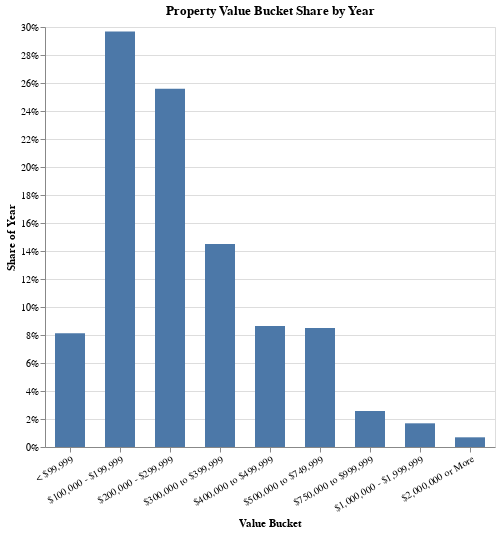

Notebook source saved alongside this figure:
### Markdown cell above
#### Bar graph for each bucket, with year slider

### Code cell
year_min = int(df_long["Year"].min())
year_max = int(df_long["Year"].max())

yr = alt.param(
    name="Year",
    bind=alt.binding_range(min=year_min, max=year_max, step=1),
    value=year_min
)

chart = (
    alt.Chart(df_long)
      .add_params(yr)
      .transform_filter(alt.datum.Year == yr)
      .mark_bar(size=30)   # ↓ thinner bars by choosing a smaller size
      .encode(
          x=alt.X("Bucket:N",
                  sort=desired_order,
                  title="Value Bucket",
                  axis=alt.Axis(labelAngle=-30)),
          y=alt.Y("Ratio:Q", title="Share of Year", 
                  axis=alt.Axis(format="%"),
                  scale = alt.Scale(domain=[0,0.3]) # fix y-axis
                 ),
          tooltip=[
              alt.Tooltip("Year:O"),
              alt.Tooltip("Bucket:N", title="Bucket"),
              alt.Tooltip("Ratio:Q", title="Share", format=".1%"),
              alt.Tooltip("Count:Q", title="Count", format=","),
              alt.Tooltip("YearTotal:Q", title="Year Total", format=","),
          ]
      )
      .properties(width=450, height=420, title="Property Value Bucket Share by Year")
)

chart

### Figure 1 — Vega-Lite specification as saved in the notebook (floating-point values rounded to 4 significant figures)
{"config": {"view": {"continuousWidth": 300, "continuousHeight": 300}}, "data": {"name": "data-40a9545e292ddcb38bdcb8df8e09b0a5"}, "mark": {"type": "bar", "size": 30}, "encoding": {"tooltip": [{"field": "Year", "type": "ordinal"}, {"field": "Bucket", "title": "Bucket", "type": "nominal"}, {"field": "Ratio", "format": ".1%", "title": "Share", "type": "quantitative"}, {"field": "Count", "format": ",", "title": "Count", "type": "quantitative"}, {"field": "YearTotal", "format": ",", "title": "Year Total", "type": "quantitative"}], "x": {"axis": {"labelAngle": -30}, "field": "Bucket", "sort": ["< $99,999", "$100,000 - $199,999", "$200,000 - $299,999", "$300,000 to $399,999", "$400,000 to $499,999", "$500,000 to $749,999", "$750,000 to $999,999", "$1,000,000 - $1,999,999", "$2,000,000 or More"], "title": "Value Bucket", "type": "nominal"}, "y": {"axis": {"format": "%"}, "field": "Ratio", "scale": {"domain": [0, 0.3]}, "title": "Share of Year", "type": "quantitative"}}, "height": 420, "params": [{"name": "Year", "bind": {"input": "range", "max": 2023, "min": 2015, "step": 1}, "value": 2015}], "title": "Property Value Bucket Share by Year", "transform": [{"filter": "(datum.Year === Year)"}], "width": 450, "$schema": "https://vega.github.io/schema/vega-lite/v5.20.1.json", "datasets": {"data-40a9545e292ddcb38bdcb8df8e09b0a5": [{"Year": 2015, "Bucket": "< $99,999", "Count": 12755, "BucketOrder": 0.0, "YearTotal": 156847, "Ratio": 0.08132}, {"Year": 2016, "Bucket": "< $99,999", "Count": 12266, "BucketOrder": 0.0, "YearTotal": 161795, "Ratio": 0.07581}, {"Year": 2017, "Bucket": "< $99,999", "Count": 10433, "BucketOrder": 0.0, "YearTotal": 163001, "Ratio": 0.06401}, {"Year": 2018, "Bucket": "< $99,999", "Count": 8484, "BucketOrder": 0.0, "YearTotal": 166832, "Ratio": 0.05085}, {"Year": 2019, "Bucket": "< $99,999", "Count": 7157, "BucketOrder": 0.0, "YearTotal": 171343, "Ratio": 0.04177}, {"Year": 2020, "Bucket": "< $99,999", "Count": 6284, "BucketOrder": 0.0, "YearTotal": 179636, "Ratio": 0.03498}, {"Year": 2021, "Bucket": "< $99,999", "Count": 6150, "BucketOrder": 0.0, "YearTotal": 180236, "Ratio": 0.03412}, {"Year": 2022, "Bucket": "< $99,999", "Count": 5168, "BucketOrder": 0.0, "YearTotal": 187629, "Ratio": 0.02754}, {"Year": 2023, "Bucket": "< $99,999", "Count": 5279, "BucketOrder": 0.0, "YearTotal": 195213, "Ratio": 0.02704}, {"Year": 2015, "Bucket": "$100,000 - $199,999", "Count": 46543, "BucketOrder": 1.0, "YearTotal": 156847, "Ratio": 0.2967}, {"Year": 2016, "Bucket": "$100,000 - $199,999", "Count": 42143, "BucketOrder": 1.0, "YearTotal": 161795, "Ratio": 0.2605}, {"Year": 2017, "Bucket": "$100,000 - $199,999", "Count": 35209, "BucketOrder": 1.0, "YearTotal": 163001, "Ratio": 0.216}, {"Year": 2018, "Bucket": "$100,000 - $199,999", "Count": 29344, "BucketOrder": 1.0, "YearTotal": 166832, "Ratio": 0.1759}, {"Year": 2019, "Bucket": "$100,000 - $199,999", "Count": 23880, "BucketOrder": 1.0, "YearTotal": 171343, "Ratio": 0.1394}, {"Year": 2020, "Bucket": "$100,000 - $199,999", "Count": 19575, "BucketOrder": 1.0, "YearTotal": 179636, "Ratio": 0.109}, {"Year": 2021, "Bucket": "$100,000 - $199,999", "Count": 15083, "BucketOrder": 1.0, "YearTotal": 180236, "Ratio": 0.08368}, {"Year": 2022, "Bucket": "$100,000 - $199,999", "Count": 7402, "BucketOrder": 1.0, "YearTotal": 187629, "Ratio": 0.03945}, {"Year": 2023, "Bucket": "$100,000 - $199,999", "Count": 5402, "BucketOrder": 1.0, "YearTotal": 195213, "Ratio": 0.02767}, {"Year": 2015, "Bucket": "$200,000 - $299,999", "Count": 40138, "BucketOrder": 2.0, "YearTotal": 156847, "Ratio": 0.2559}, {"Year": 2016, "Bucket": "$200,000 - $299,999", "Count": 41500, "BucketOrder": 2.0, "YearTotal": 161795, "Ratio": 0.2565}, {"Year": 2017, "Bucket": "$200,000 - $299,999", "Count": 40780, "BucketOrder": 2.0, "YearTotal": 163001, "Ratio": 0.2502}, {"Year": 2018, "Bucket": "$200,000 - $299,999", "Count": 41551, "BucketOrder": 2.0, "YearTotal": 166832, "Ratio": 0.2491}, {"Year": 2019, "Bucket": "$200,000 - $299,999", "Count": 41747, "BucketOrder": 2.0, "YearTotal": 171343, "Ratio": 0.2436}, {"Year": 2020, "Bucket": "$200,000 - $299,999", "Count": 40648, "BucketOrder": 2.0, "YearTotal": 179636, "Ratio": 0.2263}, {"Year": 2021, "Bucket": "$200,000 - $299,999", "Count": 37162, "BucketOrder": 2.0, "YearTotal": 180236, "Ratio": 0.2062}, {"Year": 2022, "Bucket": "$200,000 - $299,999", "Count": 27822, "BucketOrder": 2.0, "YearTotal": 187629, "Ratio": 0.1483}, {"Year": 2023, "Bucket": "$200,000 - $299,999", "Count": 21614, "BucketOrder": 2.0, "YearTotal": 195213, "Ratio": 0.1107}, {"Year": 2015, "Bucket": "$300,000 to $399,999", "Count": 22755, "BucketOrder": 3.0, "YearTotal": 156847, "Ratio": 0.1451}, {"Year": 2016, "Bucket": "$300,000 to $399,999", "Count": 25602, "BucketOrder": 3.0, "YearTotal": 161795, "Ratio": 0.1582}, {"Year": 2017, "Bucket": "$300,000 to $399,999", "Count": 28135, "BucketOrder": 3.0, "YearTotal": 163001, "Ratio": 0.1726}, {"Year": 2018, "Bucket": "$300,000 to $399,999", "Count": 31226, "BucketOrder": 3.0, "YearTotal": 166832, "Ratio": 0.1872}, {"Year": 2019, "Bucket": "$300,000 to $399,999", "Count": 34008, "BucketOrder": 3.0, "YearTotal": 171343, "Ratio": 0.1985}, {"Year": 2020, "Bucket": "$300,000 to $399,999", "Count": 39550, "BucketOrder": 3.0, "YearTotal": 179636, "Ratio": 0.2202}, {"Year": 2021, "Bucket": "$300,000 to $399,999", "Count": 38772, "BucketOrder": 3.0, "YearTotal": 180236, "Ratio": 0.2151}, {"Year": 2022, "Bucket": "$300,000 to $399,999", "Count": 33342, "BucketOrder": 3.0, "YearTotal": 187629, "Ratio": 0.1777}, {"Year": 2023, "Bucket": "$300,000 to $399,999", "Count": 28816, "BucketOrder": 3.0, "YearTotal": 195213, "Ratio": 0.1476}, {"Year": 2015, "Bucket": "$400,000 to $499,999", "Count": 13560, "BucketOrder": 4.0, "YearTotal": 156847, "Ratio": 0.08645}, {"Year": 2016, "Bucket": "$400,000 to $499,999", "Count": 15282, "BucketOrder": 4.0, "YearTotal": 161795, "Ratio": 0.09445}, {"Year": 2017, "Bucket": "$400,000 to $499,999", "Count": 18088, "BucketOrder": 4.0, "YearTotal": 163001, "Ratio": 0.111}, {"Year": 2018, "Bucket": "$400,000 to $499,999", "Count": 20324, "BucketOrder": 4.0, "YearTotal": 166832, "Ratio": 0.1218}, {"Year": 2019, "Bucket": "$400,000 to $499,999", "Count": 22619, "BucketOrder": 4.0, "YearTotal": 171343, "Ratio": 0.132}, {"Year": 2020, "Bucket": "$400,000 to $499,999", "Count": 26405, "BucketOrder": 4.0, "YearTotal": 179636, "Ratio": 0.147}, {"Year": 2021, "Bucket": "$400,000 to $499,999", "Count": 27702, "BucketOrder": 4.0, "YearTotal": 180236, "Ratio": 0.1537}, {"Year": 2022, "Bucket": "$400,000 to $499,999", "Count": 32341, "BucketOrder": 4.0, "YearTotal": 187629, "Ratio": 0.1724}, {"Year": 2023, "Bucket": "$400,000 to $499,999", "Count": 33501, "BucketOrder": 4.0, "YearTotal": 195213, "Ratio": 0.1716}, {"Year": 2015, "Bucket": "$500,000 to $749,999", "Count": 13328, "BucketOrder": 5.0, "YearTotal": 156847, "Ratio": 0.08497}, {"Year": 2016, "Bucket": "$500,000 to $749,999", "Count": 15668, "BucketOrder": 5.0, "YearTotal": 161795, "Ratio": 0.09684}, {"Year": 2017, "Bucket": "$500,000 to $749,999", "Count": 19136, "BucketOrder": 5.0, "YearTotal": 163001, "Ratio": 0.1174}, {"Year": 2018, "Bucket": "$500,000 to $749,999", "Count": 22791, "BucketOrder": 5.0, "YearTotal": 166832, "Ratio": 0.1366}, {"Year": 2019, "Bucket": "$500,000 to $749,999", "Count": 26470, "BucketOrder": 5.0, "YearTotal": 171343, "Ratio": 0.1545}, {"Year": 2020, "Bucket": "$500,000 to $749,999", "Count": 29411, "BucketOrder": 5.0, "YearTotal": 179636, "Ratio": 0.1637}, {"Year": 2021, "Bucket": "$500,000 to $749,999", "Count": 32827, "BucketOrder": 5.0, "YearTotal": 180236, "Ratio": 0.1821}, {"Year": 2022, "Bucket": "$500,000 to $749,999", "Count": 45357, "BucketOrder": 5.0, "YearTotal": 187629, "Ratio": 0.2417}, {"Year": 2023, "Bucket": "$500,000 to $749,999", "Count": 54435, "BucketOrder": 5.0, "YearTotal": 195213, "Ratio": 0.2788}, {"Year": 2015, "Bucket": "$750,000 to $999,999", "Count": 4029, "BucketOrder": 6.0, "YearTotal": 156847, "Ratio": 0.02569}, {"Year": 2016, "Bucket": "$750,000 to $999,999", "Count": 4992, "BucketOrder": 6.0, "YearTotal": 161795, "Ratio": 0.03085}, {"Year": 2017, "Bucket": "$750,000 to $999,999", "Count": 6049, "BucketOrder": 6.0, "YearTotal": 163001, "Ratio": 0.03711}, {"Year": 2018, "Bucket": "$750,000 to $999,999", "Count": 6952, "BucketOrder": 6.0, "YearTotal": 166832, "Ratio": 0.04167}, {"Year": 2019, "Bucket": "$750,000 to $999,999", "Count": 8074, "BucketOrder": 6.0, "YearTotal": 171343, "Ratio": 0.04712}, {"Year": 2020, "Bucket": "$750,000 to $999,999", "Count": 8947, "BucketOrder": 6.0, "YearTotal": 179636, "Ratio": 0.04981}, {"Year": 2021, "Bucket": "$750,000 to $999,999", "Count": 11703, "BucketOrder": 6.0, "YearTotal": 180236, "Ratio": 0.06493}, {"Year": 2022, "Bucket": "$750,000 to $999,999", "Count": 18576, "BucketOrder": 6.0, "YearTotal": 187629, "Ratio": 0.099}, {"Year": 2023, "Bucket": "$750,000 to $999,999", "Count": 22295, "BucketOrder": 6.0, "YearTotal": 195213, "Ratio": 0.1142}, {"Year": 2015, "Bucket": "$1,000,000 - $1,999,999", "Count": 2654, "BucketOrder": 7.0, "YearTotal": 156847, "Ratio": 0.01692}, {"Year": 2016, "Bucket": "$1,000,000 - $1,999,999", "Count": 2990, "BucketOrder": 7.0, "YearTotal": 161795, "Ratio": 0.01848}, {"Year": 2017, "Bucket": "$1,000,000 - $1,999,999", "Count": 3602, "BucketOrder": 7.0, "YearTotal": 163001, "Ratio": 0.0221}, {"Year": 2018, "Bucket": "$1,000,000 - $1,999,999", "Count": 4306, "BucketOrder": 7.0, "YearTotal": 166832, "Ratio": 0.02581}, {"Year": 2019, "Bucket": "$1,000,000 - $1,999,999", "Count": 5446, "BucketOrder": 7.0, "YearTotal": 171343, "Ratio": 0.03178}, {"Year": 2020, "Bucket": "$1,000,000 - $1,999,999", "Count": 6812, "BucketOrder": 7.0, "YearTotal": 179636, "Ratio": 0.03792}, {"Year": 2021, "Bucket": "$1,000,000 - $1,999,999", "Count": 8622, "BucketOrder": 7.0, "YearTotal": 180236, "Ratio": 0.04784}, {"Year": 2022, "Bucket": "$1,000,000 - $1,999,999", "Count": 13641, "BucketOrder": 7.0, "YearTotal": 187629, "Ratio": 0.0727}, {"Year": 2023, "Bucket": "$1,000,000 - $1,999,999", "Count": 18418, "BucketOrder": 7.0, "YearTotal": 195213, "Ratio": 0.09435}, {"Year": 2015, "Bucket": "$2,000,000 or More", "Count": 1085, "BucketOrder": 8.0, "YearTotal": 156847, "Ratio": 0.006918}, {"Year": 2016, "Bucket": "$2,000,000 or More", "Count": 1352, "BucketOrder": 8.0, "YearTotal": 161795, "Ratio": 0.008356}, {"Year": 2017, "Bucket": "$2,000,000 or More", "Count": 1569, "BucketOrder": 8.0, "YearTotal": 163001, "Ratio": 0.009626}, {"Year": 2018, "Bucket": "$2,000,000 or More", "Count": 1854, "BucketOrder": 8.0, "YearTotal": 166832, "Ratio": 0.01111}, {"Year": 2019, "Bucket": "$2,000,000 or More", "Count": 1942, "BucketOrder": 8.0, "YearTotal": 171343, "Ratio": 0.01133}, {"Year": 2020, "Bucket": "$2,000,000 or More", "Count": 2004, "BucketOrder": 8.0, "YearTotal": 179636, "Ratio": 0.01116}, {"Year": 2021, "Bucket": "$2,000,000 or More", "Count": 2215, "BucketOrder": 8.0, "YearTotal": 180236, "Ratio": 0.01229}, {"Year": 2022, "Bucket": "$2,000,000 or More", "Count": 3980, "BucketOrder": 8.0, "YearTotal": 187629, "Ratio": 0.02121}, {"Year": 2023, "Bucket": "$2,000,000 or More", "Count": 5453, "BucketOrder": 8.0, "YearTotal": 195213, "Ratio": 0.02793}]}}
